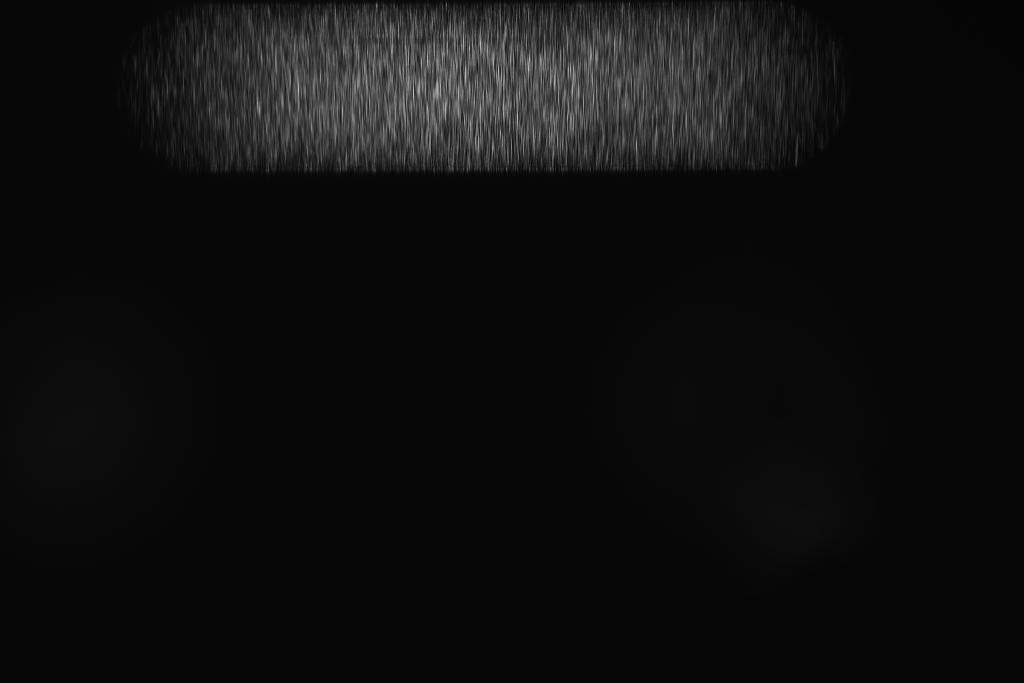
#> input picture test_data/layer1/camera/1_10.png, 3072 x 2048 px (shown at 1/3 size); its folder holds 4 pictures in this run
$ python PreProcessing.py
#> lines starting #> are read from the running program, lines starting #| are printed output that depends on the picture
import os
import re
import glob
from dataclasses import dataclass
from typing import List, Tuple

import cv2
import numpy as np


@dataclass
class Config:
    raw_root: str = "raw_data"
    output_dir: str = "preprocess_output"
    image_pattern: str = "layer1/camera/*.png"

    # 可视化输出
    save_mean: bool = True
    save_max: bool = True
    save_grid_preview: bool = True

    # 网格参数
    grid_step_px: int = 50

    # 批量裁剪参数（先人工看图，再改这里）
    enable_crop: bool = True
    # crop_x0: int = 350+545
    # crop_x1: int = 2550-545
    crop_x0: int = 545
    crop_x1: int = 2200-crop_x0
    crop_y0: int = 0
    crop_y1: int = 850

    cropped_dir_name: str = "camera_cropped"


CFG = Config()


def ensure_dir(path: str):
    os.makedirs(path, exist_ok=True)


def natural_key(s: str):
    return [int(t) if t.isdigit() else t.lower() for t in re.split(r"(\d+)", s)]


def list_all_images(raw_root: str, pattern: str) -> List[str]:
    paths = glob.glob(os.path.join(raw_root, pattern))
    paths = [p for p in paths if os.path.isfile(p)]
    return sorted(paths, key=natural_key)


def read_gray(path: str) -> np.ndarray:
#> called with path = 'test_data/layer1/camera/1_10.png'
    img = cv2.imread(path, cv2.IMREAD_GRAYSCALE)
#> img is the input picture: shape (2048, 3072); min 0, max 255, mean 14.7
    if img is None:
        raise FileNotFoundError(f"无法读取图像: {path}")
    return img


# [90 lines left out: functions normalize_to_uint8, make_heat_overlay, draw_grid, save_preview_images, not called in this run]


def crop_image(img: np.ndarray, x0: int, x1: int, y0: int, y1: int) -> np.ndarray:
#> called with x0 = 545, x1 = 1655, y0 = 0, y1 = 850
    H, W = img.shape[:2]
#> H = 2048; W = 3072
    x0 = max(0, min(W, x0))
#> x0 = 545
    x1 = max(0, min(W, x1))
#> x1 = 1655
    y0 = max(0, min(H, y0))
#> y0 = 0
    y1 = max(0, min(H, y1))
#> y1 = 850

    if x1 <= x0 or y1 <= y0:
        raise ValueError(f"非法裁剪区域: x=({x0},{x1}), y=({y0},{y1})")

    return img[y0:y1, x0:x1]
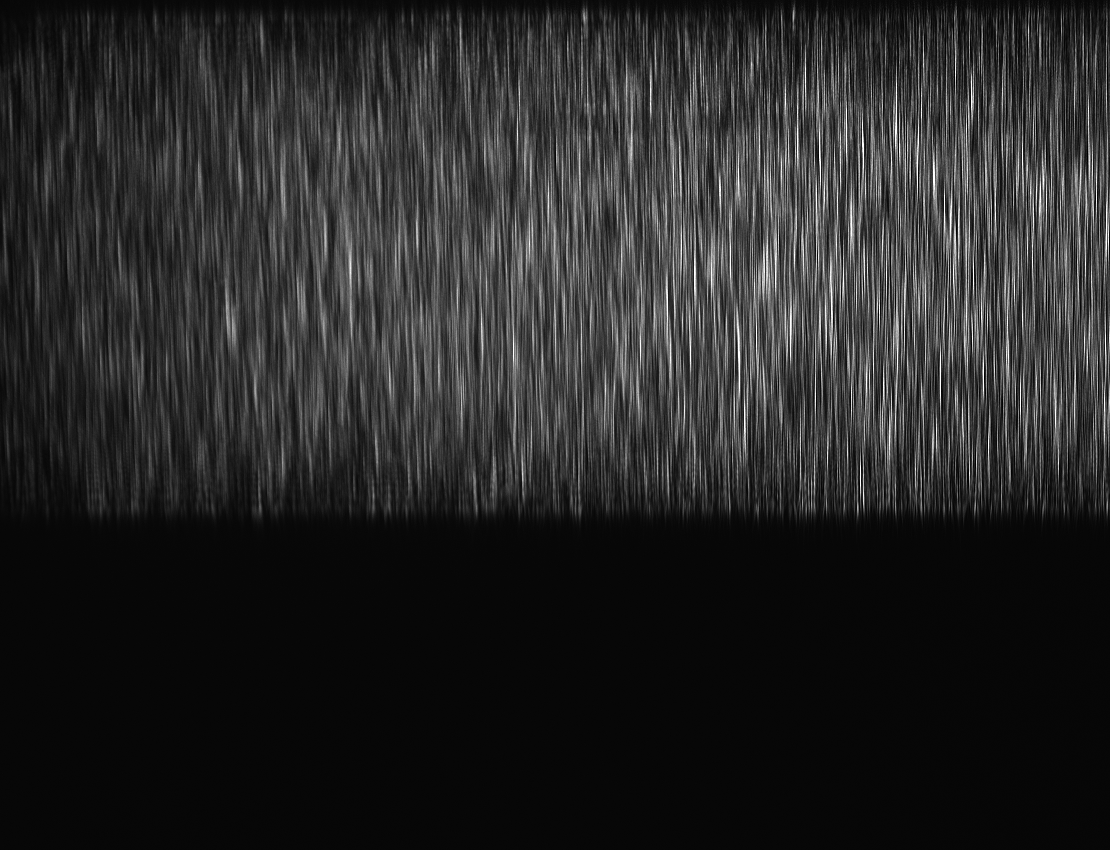
#> returned value: shape (850, 1110); min 0, max 255, mean 38.8


def batch_crop_images(image_paths: List[str], raw_root: str, cfg: Config):
    """
    将每个 layer*/camera/*.png 裁剪后保存到对应 layer*/camera_cropped/*.png
    """
    for p in image_paths:
        img = read_gray(p)
        cropped = crop_image(img, cfg.crop_x0, cfg.crop_x1, cfg.crop_y0, cfg.crop_y1)

        # 构造输出路径
        # 例如 raw_data/layer2/camera/2_1.png
        # ->  raw_data/layer2/camera_cropped/2_1.png
        rel = os.path.relpath(p, raw_root)
        parts = rel.split(os.sep)

        if len(parts) < 3 or parts[1] != "camera":
            print(f"[Warn] 跳过非标准路径: {p}")
            continue

        parts[1] = cfg.cropped_dir_name
        out_path = os.path.join(raw_root, *parts)

        ensure_dir(os.path.dirname(out_path))
        cv2.imwrite(out_path, cropped)
#> pass 2 of the loop in batch_crop_images, `for p in image_paths:`:
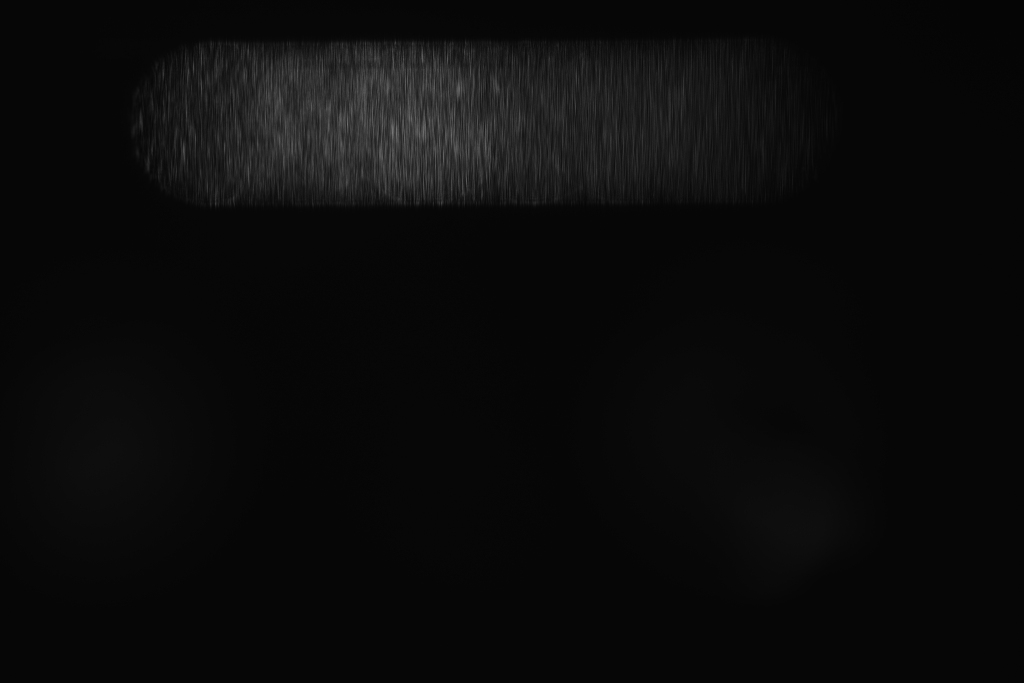
#> input picture test_data/layer1/camera/1_100.png, 3072 x 2048 px (shown at 1/3 size)
#> in read_gray, img is the input picture: shape (2048, 3072); min 0, max 196, mean 11
#> in crop_image (call 2), `return img[y0:y1, x0:x1]`:
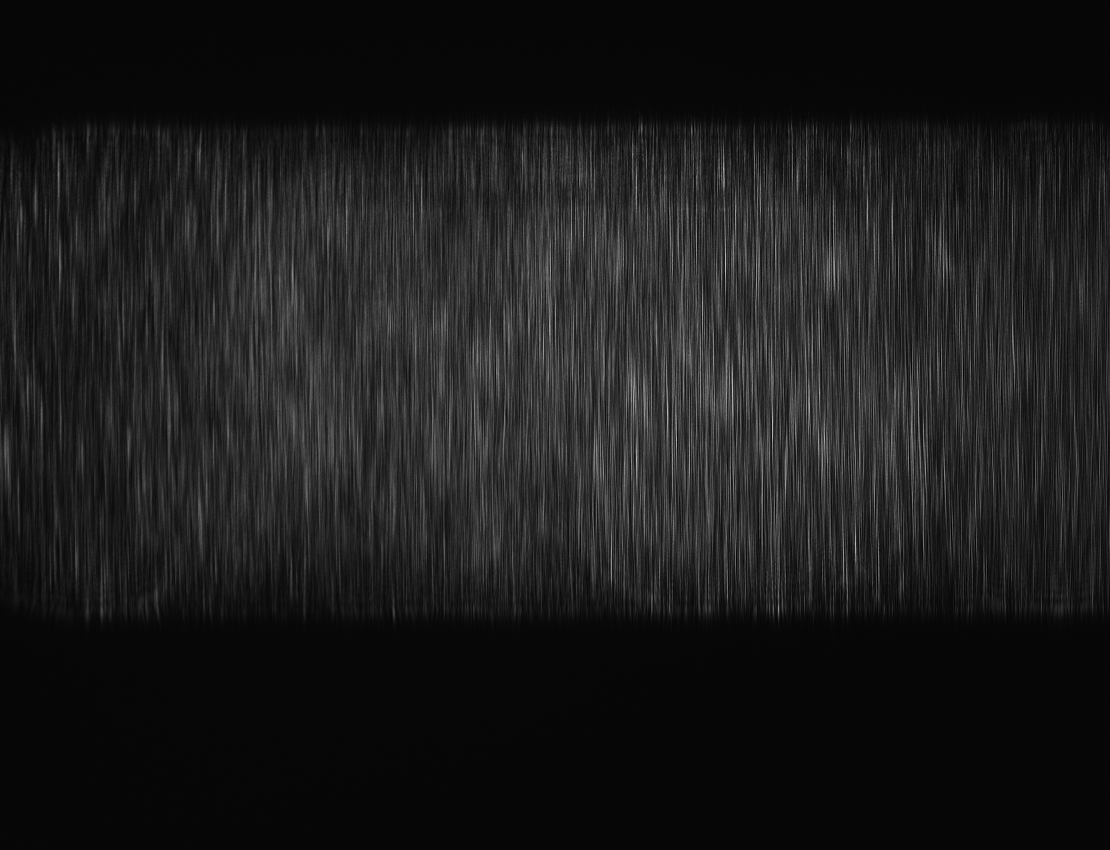
#> returned value: shape (850, 1110); min 0, max 196, mean 26.9
#> pass 3 of the loop in batch_crop_images, `for p in image_paths:`:
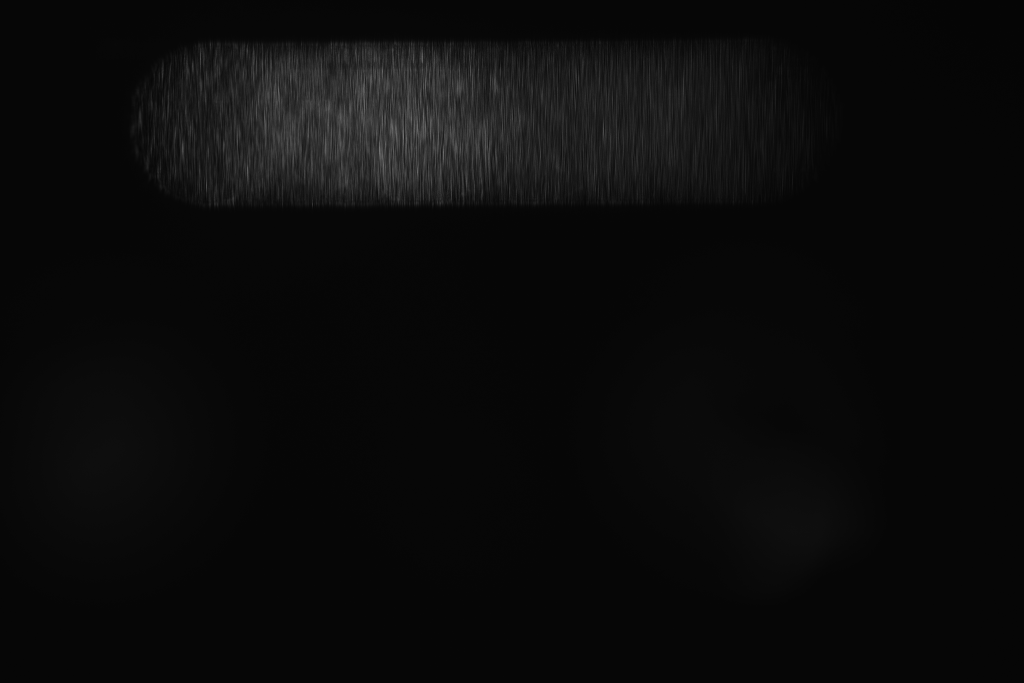
#> input picture test_data/layer1/camera/1_101.png, 3072 x 2048 px (shown at 1/3 size)
#> in read_gray, img is the input picture: shape (2048, 3072); min 0, max 246, mean 10.9
#> in crop_image (call 3), `return img[y0:y1, x0:x1]`:
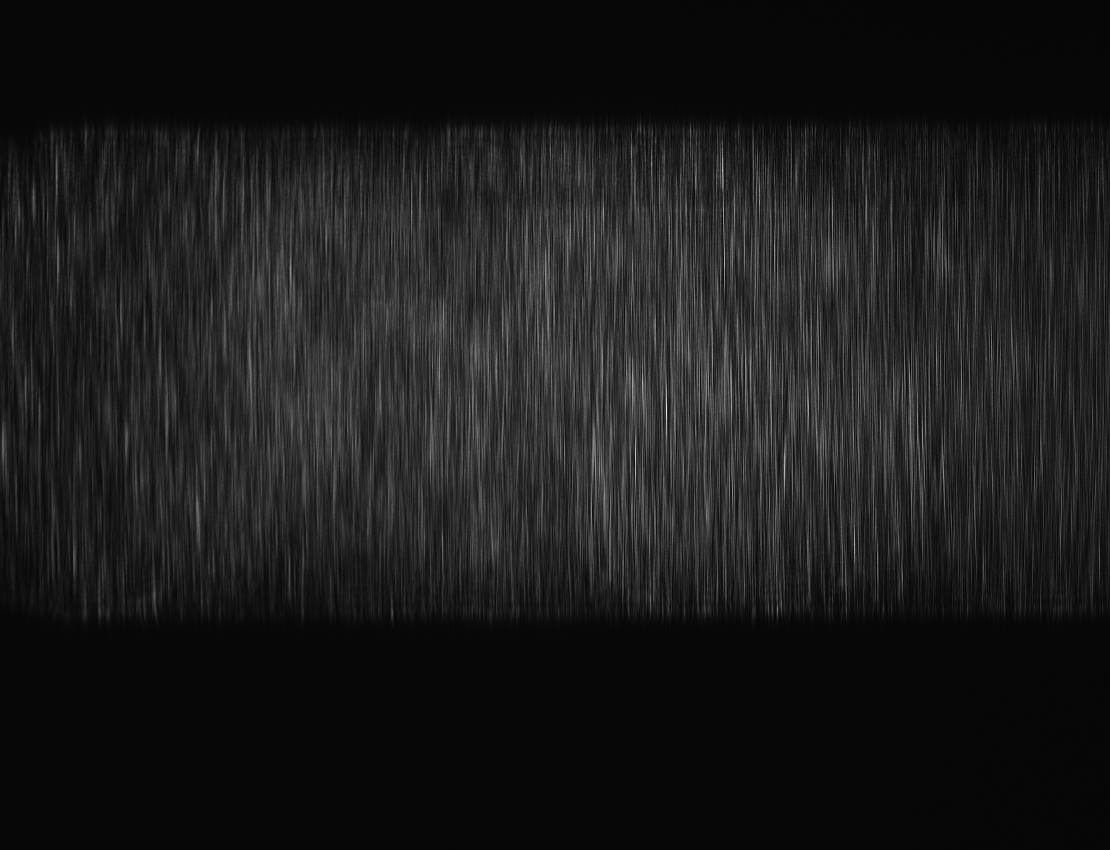
#> returned value: shape (850, 1110); min 0, max 246, mean 26.5
#> the loop made 4 passes; the first 3 are shown

    print(f"[OK] 批量裁剪完成，输出目录名: {cfg.cropped_dir_name}")


def main():
    ensure_dir(CFG.output_dir)

    image_paths = list_all_images(CFG.raw_root, CFG.image_pattern)
    if len(image_paths) == 0:
        raise RuntimeError(f"未找到图像: {os.path.join(CFG.raw_root, CFG.image_pattern)}")

    if not CFG.enable_crop:
        print("开始生成叠加预览图...")
        save_preview_images(image_paths, CFG.output_dir, CFG)

    if CFG.enable_crop:
        print("开始批量裁剪...")
        batch_crop_images(image_paths, CFG.raw_root, CFG)
    else:
        print("当前仅生成预览图，未执行裁剪。")
        print("请查看以下文件后手工确定裁剪范围：")
        print(f"  {os.path.join(CFG.output_dir, 'max_image_with_grid.png')}")
        print(f"  {os.path.join(CFG.output_dir, 'mean_image_with_grid.png')}")
        print("确定 crop_x0, crop_x1, crop_y0, crop_y1 后，将 enable_crop 改为 True 再运行。")


if __name__ == "__main__":
    main()
